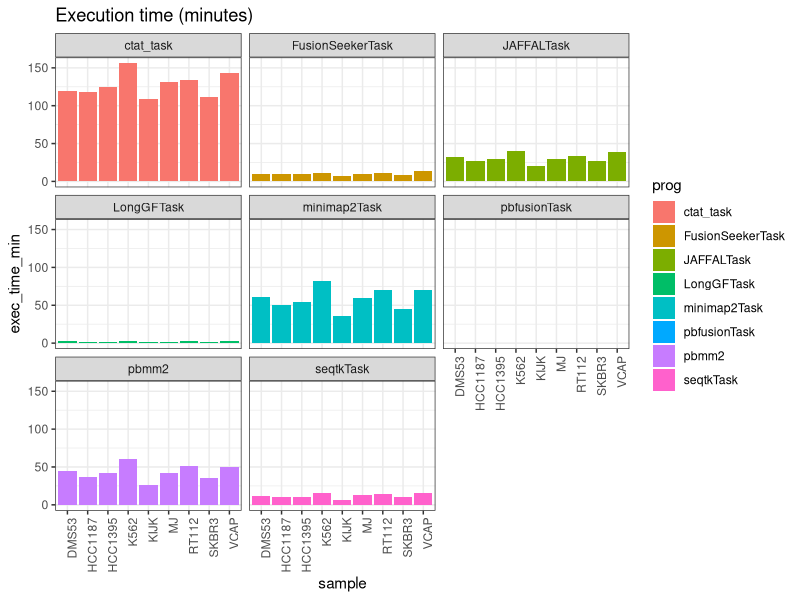
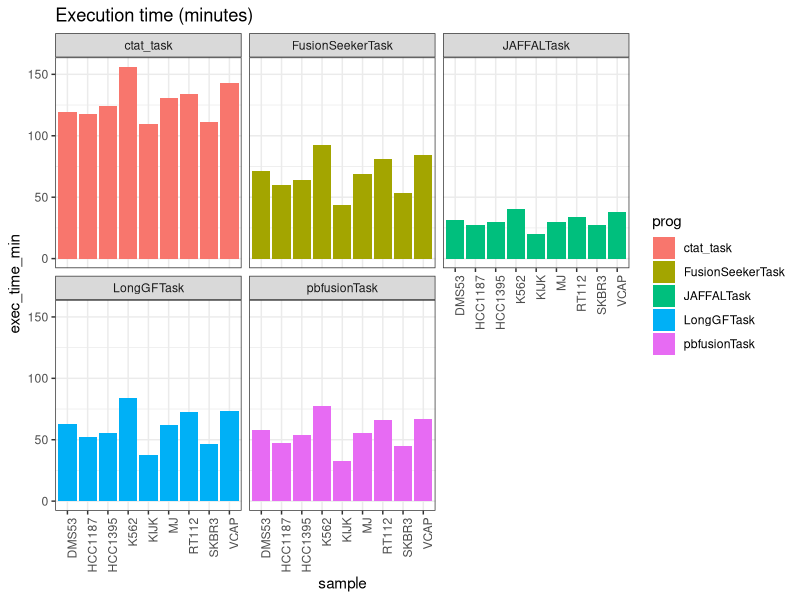
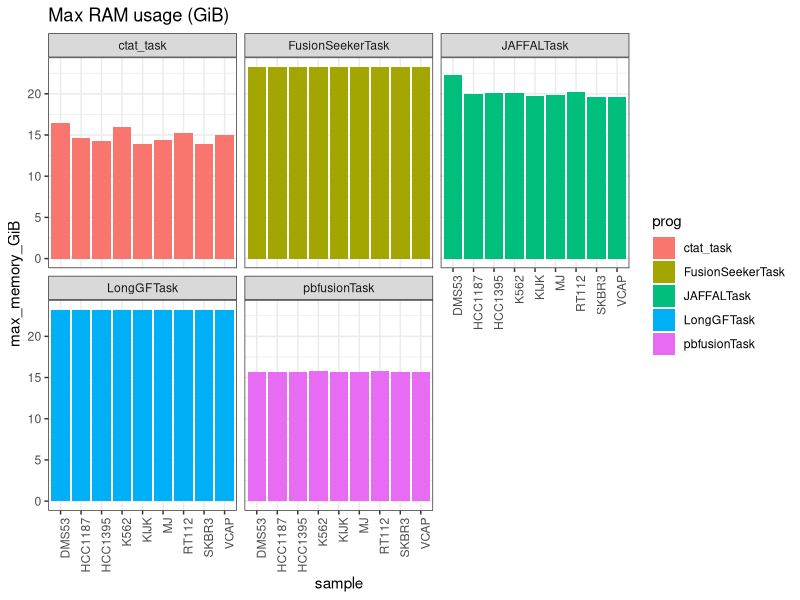

The R source for these figures, in order:
## ---- chunk 1
knitr::opts_chunk$set(echo = TRUE)
library(tidyverse)
## ---- chunk 2

resource_usage_df = read.csv("resource_usage.stats.tsv", header=T, sep="\t")

resource_usage_df %>% head()

## ---- chunk 3

resource_usage_df %>% ggplot(aes(x=sample, y=exec_time_min)) + geom_col(aes(fill=prog)) + facet_wrap(~prog) +
   theme_bw() +
   theme(axis.text.x = element_text(angle = 90, hjust = 1)) +
    ggtitle("Execution time (minutes)")
   
## ---- chunk 4

seqtkTask_df = resource_usage_df %>% filter(prog == 'seqtkTask') %>% rename(seqtk_exec_time = exec_time_min,
                                                                            seqtk_max_mem_GiB = max_memory_GiB)

minimap2Task_df = resource_usage_df %>% filter(prog == 'minimap2Task') %>% rename(mm2_exec_time = exec_time_min,
                                                                               mm2_max_mem_GiB = max_memory_GiB)

pbmm2Task_df = resource_usage_df %>% filter(prog == 'pbmm2') %>% rename(pbmm2_exec_time = exec_time_min,
                                                                     pbmm2_max_mem_GiB = max_memory_GiB)

################################
# sum up relevant workflow parts

# pbfusion

pbfusionTask = left_join( left_join(resource_usage_df %>% filter(prog=='pbfusionTask'), 
                                 seqtkTask_df %>% select(sample, seqtk_exec_time, seqtk_max_mem_GiB), by='sample'),
                       pbmm2Task_df %>% select(sample, pbmm2_exec_time, pbmm2_max_mem_GiB), by='sample' )
                       

pbfusionTask = pbfusionTask %>% rowwise() %>%
    mutate (exec_time_min = exec_time_min + seqtk_exec_time + pbmm2_exec_time,
            max_memory_GiB = max(max_memory_GiB, seqtk_max_mem_GiB, pbmm2_max_mem_GiB) ) 


# longGF

longgfTask = left_join(resource_usage_df %>% filter(prog == 'LongGFTask'),
                       minimap2Task_df %>% select(sample, mm2_exec_time, mm2_max_mem_GiB),
                       by='sample')


longgfTask = longgfTask %>% mutate(exec_time_min = exec_time_min + mm2_exec_time,
                                   max_memory_GiB = max(max_memory_GiB, mm2_max_mem_GiB))


# fusionseeker


FusionSeekerTask = left_join(resource_usage_df %>% filter(prog == 'FusionSeekerTask'),
                       minimap2Task_df %>% select(sample, mm2_exec_time, mm2_max_mem_GiB),
                       by='sample')


FusionSeekerTask = FusionSeekerTask %>% mutate(exec_time_min = exec_time_min + mm2_exec_time,
                                   max_memory_GiB = max(max_memory_GiB, mm2_max_mem_GiB))


## ---- chunk 5

# rebuild resource_usage_df using workflow stats

resource_usage_df  = bind_rows(resource_usage_df %>% filter(prog %in% c('ctat_task', 'JAFFALTask')),
                               pbfusionTask,
                               longgfTask,
                               FusionSeekerTask,
                               
                               )



## ---- chunk 6

resource_usage_df %>% ggplot(aes(x=sample, y=exec_time_min)) + geom_col(aes(fill=prog)) + facet_wrap(~prog) +
   theme_bw() +
   theme(axis.text.x = element_text(angle = 90, hjust = 1)) +
    ggtitle("Execution time (minutes)")
   

## ---- chunk 7

resource_usage_df %>% ggplot(aes(x=sample, y=max_memory_GiB)) + geom_col(aes(fill=prog)) + facet_wrap(~prog) +
   theme_bw() +
   theme(axis.text.x = element_text(angle = 90, hjust = 1)) +
    ggtitle("Max RAM usage (GiB)")
   
